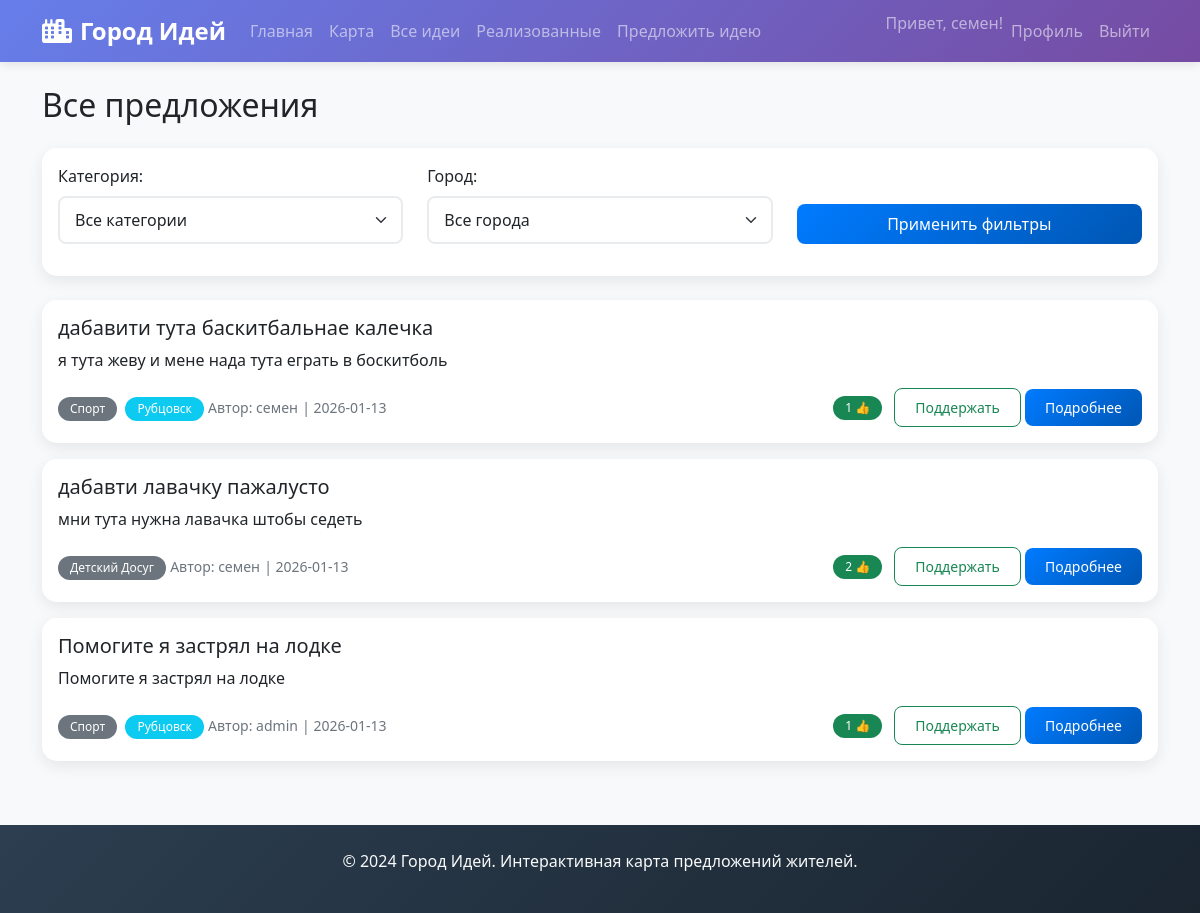
The app's page /ideas (signed in) with its own data.
### tables this page shows
CREATE TABLE users (
        id INTEGER PRIMARY KEY AUTOINCREMENT,
        username TEXT UNIQUE NOT NULL,
        email TEXT UNIQUE NOT NULL,
        password_hash TEXT NOT NULL,
        is_admin BOOLEAN DEFAULT 0,
        created_at TIMESTAMP DEFAULT CURRENT_TIMESTAMP
    );

CREATE TABLE ideas (
        id INTEGER PRIMARY KEY AUTOINCREMENT,
        title TEXT NOT NULL,
        description TEXT NOT NULL,
        category TEXT NOT NULL,
        latitude REAL NOT NULL,
        longitude REAL NOT NULL,
        user_id INTEGER NOT NULL,
        city_id INTEGER,
        status TEXT DEFAULT 'pending',
        votes_count INTEGER DEFAULT 0,
        views_count INTEGER DEFAULT 0,
        created_at TIMESTAMP DEFAULT CURRENT_TIMESTAMP,
        image_path TEXT,
        FOREIGN KEY (user_id) REFERENCES users (id),
        FOREIGN KEY (city_id) REFERENCES cities (id)
    );

CREATE TABLE cities (
        id INTEGER PRIMARY KEY AUTOINCREMENT,
        name TEXT UNIQUE NOT NULL,
        description TEXT,
        latitude REAL NOT NULL,
        longitude REAL NOT NULL,
        zoom INTEGER DEFAULT 12,
        is_active BOOLEAN DEFAULT 1,
        created_at TIMESTAMP DEFAULT CURRENT_TIMESTAMP
    );

### app.py (the view)
@app.route('/ideas')
@login_required
def ideas_list():
    category = request.args.get('category', 'all')
    city_id = request.args.get('city_id', type=int)
    status = request.args.get('status', 'approved')
    if status not in ['approved', 'implemented']:
        status = 'approved'
    ideas = db.get_all_ideas(
        status=status,
        category=category if category != 'all' else None,
        city_id=city_id if city_id else None
    )
    categories = ['спорт', 'культура', 'детский досуг', 'экология', 'транспорт', 'благоустройство']
    cities = db.get_all_cities()
    return render_template('ideas.html',
                           ideas=ideas,
                           categories=categories,
                           selected_category=category,
                           cities=cities,
                           selected_city_id=city_id,
                           selected_status=status)

### app.py (called while the page is built)
@login_manager.user_loader
def load_user(user_id):
    user_data = db.get_user_by_id(user_id)
    if user_data:
        return User(user_data)
    return None

### database.py (called while the page is built)
def get_db():
    conn = sqlite3.connect(DB_PATH)
    conn.row_factory = sqlite3.Row
    return conn

def get_user_by_id(user_id):
    conn = get_db()
    cursor = conn.cursor()
    cursor.execute('SELECT * FROM users WHERE id = ?', (user_id,))
    user = cursor.fetchone()
    conn.close()
    return dict(user) if user else None

def get_all_cities(active_only=True):
    conn = get_db()
    cursor = conn.cursor()
    if active_only:
        cursor.execute('SELECT * FROM cities WHERE is_active = 1 ORDER BY name')
    else:
        cursor.execute('SELECT * FROM cities ORDER BY name')
    cities = cursor.fetchall()
    conn.close()
    return [dict(city) for city in cities]

def get_comments_by_idea(idea_id):
    conn = get_db()
    cursor = conn.cursor()
    cursor.execute('''
    SELECT comments.*, users.username
    FROM comments
    LEFT JOIN users ON comments.user_id = users.id
    WHERE idea_id = ?
    ORDER BY comments.created_at
    ''', (idea_id,))
    comments = cursor.fetchall()
    conn.close()
    return [dict(comment) for comment in comments]

### templates/ideas.html (shortened to what this page needs)
{% extends "base.html" %}
{% block content %}
<div class="row">
    <div class="col-12">
        <h2 class="mb-4">Все предложения</h2>
        <div class="card mb-4">
            <div class="card-body">
                <form method="GET" class="row">
                    <div class="col-md-4 mb-3">
                        <label for="category" class="form-label">Категория:</label>
                        <select class="form-select" id="category" name="category">
                            <option value="all" {% if selected_category == 'all' %}selected{% endif %}>Все категории</option>
                        </select>
                    </div>
                    <div class="col-md-4 mb-3">
                        <label for="city_id" class="form-label">Город:</label>
                        <select class="form-select" id="city_id" name="city_id">
                            <option value="" {% if not selected_city_id %}selected{% endif %}>Все города</option>
                        </select>
                    </div>
                    <div class="col-md-4 mb-3 d-flex align-items-end">
                        <button type="submit" class="btn btn-primary w-100">Применить фильтры</button>
                    </div>
                </form>
            </div>
        </div>
        {% if ideas %}
            {% for idea in ideas %}
            <div class="card mb-3">
                <div class="card-body">
                    <div class="row">
                        <div class="{% if idea.image_path %}col-md-9{% else %}col-12{% endif %}">
                            <h5 class="card-title">{{ idea.title }}</h5>
                            <p class="card-text">{{ idea.description }}</p>
                            <div class="d-flex justify-content-between align-items-center">
                                <div>
                                    <span class="badge bg-secondary">{{ idea.category|title }}</span>
                                    {% if idea.city_name %}
                                    <span class="badge bg-info ms-1">{{ idea.city_name }}</span>
                                    {% endif %}
                                    <small class="text-muted">Автор: {{ idea.username }}</small>
                                    <small class="text-muted"> | {{ idea.created_at[:10] }}</small>
                                </div>
                                <div>
                                    <span class="badge bg-success me-2">{{ idea.votes_count }} 👍</span>
                                    {% if current_user.is_authenticated %}
                                    <a href="{{ url_for('vote_idea', idea_id=idea.id) }}" class="btn btn-sm btn-outline-success">
                                        Поддержать
                                    </a>
                                    {% endif %}
                                    <a href="{{ url_for('idea_detail', idea_id=idea.id) }}" class="btn btn-sm btn-primary">
                                        Подробнее
                                    </a>
                                </div>
                            </div>
                        </div>
                    </div>
                </div>
            </div>
            {% endfor %}
        {% else %}
            <div class="alert alert-info">
                Пока нет предложений.
                <a href="{{ url_for('add_idea') }}" class="alert-link">Предложите первую идею!</a>
            </div>
        {% endif %}
    </div>
</div>
{% endblock %}

### templates/base.html (shortened to what this page needs)
<!DOCTYPE html>
<html lang="ru">
<head>
    <link href="https://cdn.jsdelivr.net/npm/bootstrap@5.1.3/dist/css/bootstrap.min.css" rel="stylesheet">
    <link rel="stylesheet" href="{{ url_for('static', filename='css/style.css') }}">
    <link rel="stylesheet" href="https://cdnjs.cloudflare.com/ajax/libs/font-awesome/6.0.0/css/all.min.css">
</head>
<body>
    <nav class="navbar navbar-expand-lg navbar-dark bg-primary">
        <div class="container">
            <a class="navbar-brand" href="{{ url_for('index') }}">
                <i class="fas fa-city me-2"></i>Город Идей
            </a>
            <div class="collapse navbar-collapse" id="navbarNav">
                <ul class="navbar-nav me-auto">
                    <li class="nav-item">
                        <a class="nav-link" href="{{ url_for('index') }}">Главная</a>
                    </li>
                    {% if current_user.is_authenticated %}
                    <li class="nav-item">
                        <a class="nav-link" href="{{ url_for('map_page') }}">Карта</a>
                    </li>
                    <li class="nav-item">
                        <a class="nav-link" href="{{ url_for('ideas_list') }}">Все идеи</a>
                    </li>
                    <li class="nav-item">
                        <a class="nav-link" href="{{ url_for('implemented_ideas') }}">Реализованные</a>
                    </li>
                    <li class="nav-item">
                        <a class="nav-link" href="{{ url_for('add_idea') }}">Предложить идею</a>
                    </li>
                    {% endif %}
                </ul>
                <ul class="navbar-nav">
                    {% if current_user.is_authenticated %}
                    <li class="nav-item">
                        <span class="navbar-text">Привет, {{ current_user.username }}!</span>
                    </li>
                    <li class="nav-item">
                        <a class="nav-link" href="{{ url_for('profile') }}">Профиль</a>
                    </li>
                    <li class="nav-item">
                        <a class="nav-link" href="{{ url_for('logout') }}">Выйти</a>
                    </li>
                    {% endif %}
                </ul>
            </div>
        </div>
    </nav>
    <div class="container mt-4">
        {% block content %}{% endblock %}
    </div>
    <footer class="bg-dark text-light mt-5 py-4">
        <div class="container text-center">
            <p>&copy; 2024 Город Идей. Интерактивная карта предложений жителей.</p>
        </div>
    </footer>
</body>
</html>

### static/css/style.css (style rules this page uses)
body { background-color: #f8f9fa; font-family: 'Segoe UI', Tahoma, Geneva, Verdana, sans-serif; min-height: 100vh; display: flex; flex-direction: column; }
.container { flex: 1; }
.navbar-brand { font-weight: 700; font-size: 1.5rem; }
.navbar-dark.bg-primary { background: linear-gradient(135deg, #667eea 0%, #764ba2 100%); box-shadow: 0 2px 10px rgba(0,0,0,0.1); }
.card { border: none; border-radius: 15px; box-shadow: 0 5px 15px rgba(0,0,0,0.08); transition: transform 0.3s ease, box-shadow 0.3s ease; margin-bottom: 20px; }
.btn { border-radius: 8px; padding: 8px 20px; font-weight: 500; transition: all 0.3s ease; }
.btn-primary { background: linear-gradient(135deg, #667eea 0%, #764ba2 100%); border: none; }
.badge { padding: 6px 12px; border-radius: 20px; font-weight: 500; }
.form-control, .form-select { border-radius: 8px; border: 2px solid #e9ecef; padding: 10px 15px; }
footer { margin-top: auto; background: linear-gradient(135deg, #2c3e50 0%, #1a2530 100%); color: white; }
.btn-primary { background: linear-gradient(135deg, #007bff 0%, #0056b3 100%); border: none; transition: all 0.3s; }

### records on screen
users: username "семен"
ideas: title "дабавити тута баскитбальнае калечка", description "я тута жеву и мене нада тута еграть в боскитболь", category "Спорт", city_name "Рубцовск", username "семен", created_at "2026-01-13", votes_count "1"
ideas: title "дабавти лавачку пажалусто", description "мни тута нужна лавачка штобы седеть", category "Детский Досуг", username "семен", created_at "2026-01-13", votes_count "2"
ideas: title "Помогите я застрял на лодке", description "Помогите я застрял на лодке", category "Спорт", city_name "Рубцовск", username "admin", created_at "2026-01-13", votes_count "1"
